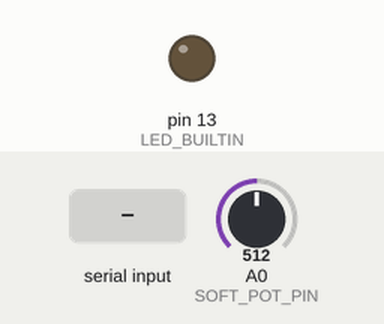
Simulated run of this sketch. Board: Arduino Uno, built with avr-gcc and run on an emulated ATmega328P. On the bench: output pins drawn as LEDs (lit = HIGH). Inputs (shaded band) come from the test bench; at power-on: A0 (SOFT_POT_PIN) = 512. What the sketch prints to the serial monitor is not drawn.

Above: at 1.2 s.
1.3 s: "1" received over Serial
At 1.9 s:
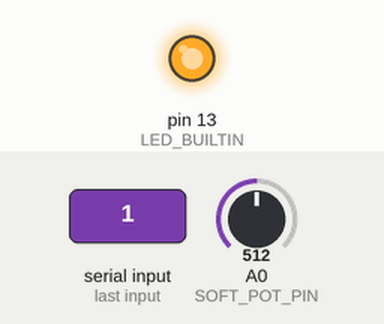
2.8 s: "0" received over Serial
At 3.1 s:
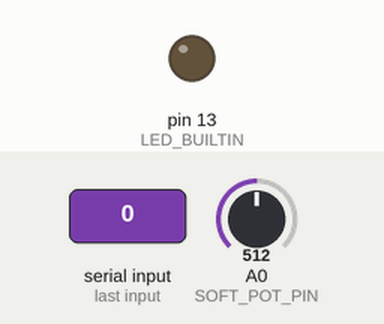
Timing chart, 0 to 5.8 s (numbered marks = the images above; inputs shaded):
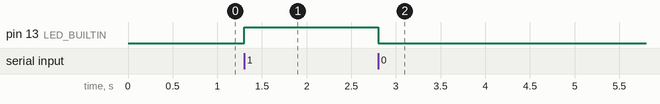

Measured:
- after the input at 1.3 s, pin 13 (LED_BUILTIN): LOW → HIGH at once
- after the input at 2.8 s, pin 13 (LED_BUILTIN): HIGH → LOW at once

The sketch:

DH_Arduino.ino
```cpp
/*
DIGITAL HUMANITIES 2: CODING / Introduction to Arduino workshop
by Miki Nacucchi
https://github.com/MikiNacucchi/DH_ArduinoWorkshop

24/05/2017 - 17.30
Cà' Foscari University of Venice
Campus Economico, Fondamenta S. Giobbe, 873, 30121 Venice

Arduino sketch:
the execution waits an incoming character on the serial port, if receive the char '1' turns on the onboard LED (turn it off otherwise)
then send the analog value of the A0 pin as response

Connect a potentiometer on A0 pin
*/


#define SOFT_POT_PIN A0
#define MAX 255


void setup() {
  // initialize serial port @9600 BAUD
  Serial.begin(9600);
  // initialize pins
  pinMode(SOFT_POT_PIN, INPUT);
  pinMode(LED_BUILTIN, OUTPUT);
}

void loop() {
 // check incoming data
 if(Serial.available() > 0) {
  if (Serial.read() == '1'){
    digitalWrite(LED_BUILTIN, HIGH);
  }
  else{
    digitalWrite(LED_BUILTIN, LOW);
  }

  // Read in the soft pot's ADC value
  int softPotADC = analogRead(SOFT_POT_PIN);

  // Map the 0-1023 value to 0-40
  int val = map(softPotADC, 0, 1023, 0, MAX);

  //Print analog value 0-255
  Serial.write(val);
 }

  delay(1);
}
```
